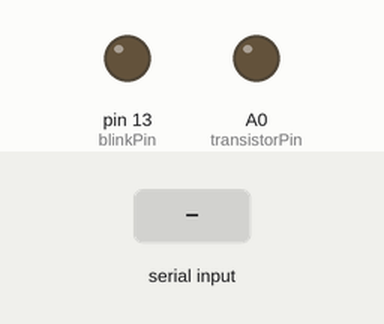
Recording of a sketch running on a simulated Arduino Uno, built with avr-gcc and run on an emulated ATmega328P. Shown: output pins drawn as LEDs (lit = HIGH). The test bench sets the inputs (shaded band).

Above: at 1.2 s.
1.3 s: "1" received over Serial
At 2.7 s:
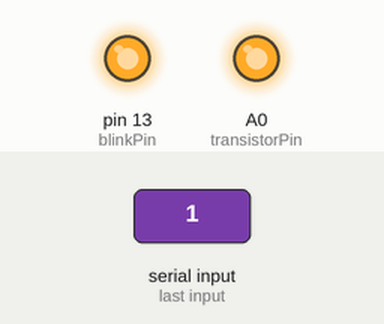
Timing chart, 0 to 5.8 s (numbered marks = the images above; inputs shaded):
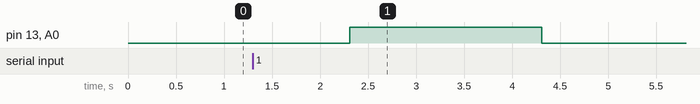

Measured:
- after the input at 1.3 s, pin 13 (blinkPin), A0 (transistorPin): LOW → HIGH after 1.0 s, → LOW 2.0 s later

The sketch:

arduino_main.ino
```cpp
// Important global variables.

int transistorPin = A0;
int blinkPin = 13;
int inputvalue;

// Retrieve bytes from Python script, convert to int.

int retrieveCoord()
{
   while(!Serial.available())
   {
      delay(2);
   }

   char input[1] = {0};
   Serial.readBytes(input, 1);

   int input_boolean = (int)input[0];

   if (input_boolean == 49)
   {
      inputvalue = 1;
   }
   else if (input_boolean == 48)
   {
      inputvalue = 0;
   }

   return inputvalue;
}

void setup()
{

   // Start serial connection at a 9600 baud rate.

   Serial.begin(9600);

   // Initializing analog output pins, A0 and 13.

   pinMode(transistorPin, OUTPUT);
   pinMode(blinkPin, OUTPUT);
}

void loop()
{

  // While loop to wait until the serial connection is ready.

  while(!Serial.available())
  {
     delay(2);
  }

  //Important: This array catches newline characters from the serial monitor.
  char new_line_catch[1]  = {0};

  // Fetch values from the Python script's output.
  int value = retrieveCoord();

  Serial.readBytes(new_line_catch, 1);

  delay(10);

  if (value == 1)
  {
     digitalWrite(transistorPin, HIGH); // Apply 5V to the motor transistor.
     digitalWrite(blinkPin, HIGH); // Turn on test LED.
     delay(2000); // Wait for 2 seconds. Adjust to taste.
     digitalWrite(transistorPin, LOW);  // Shut off the 5V connection.
     digitalWrite(blinkPin, LOW); // Turn off test LED.

  }

  delay(2000);

}
```
